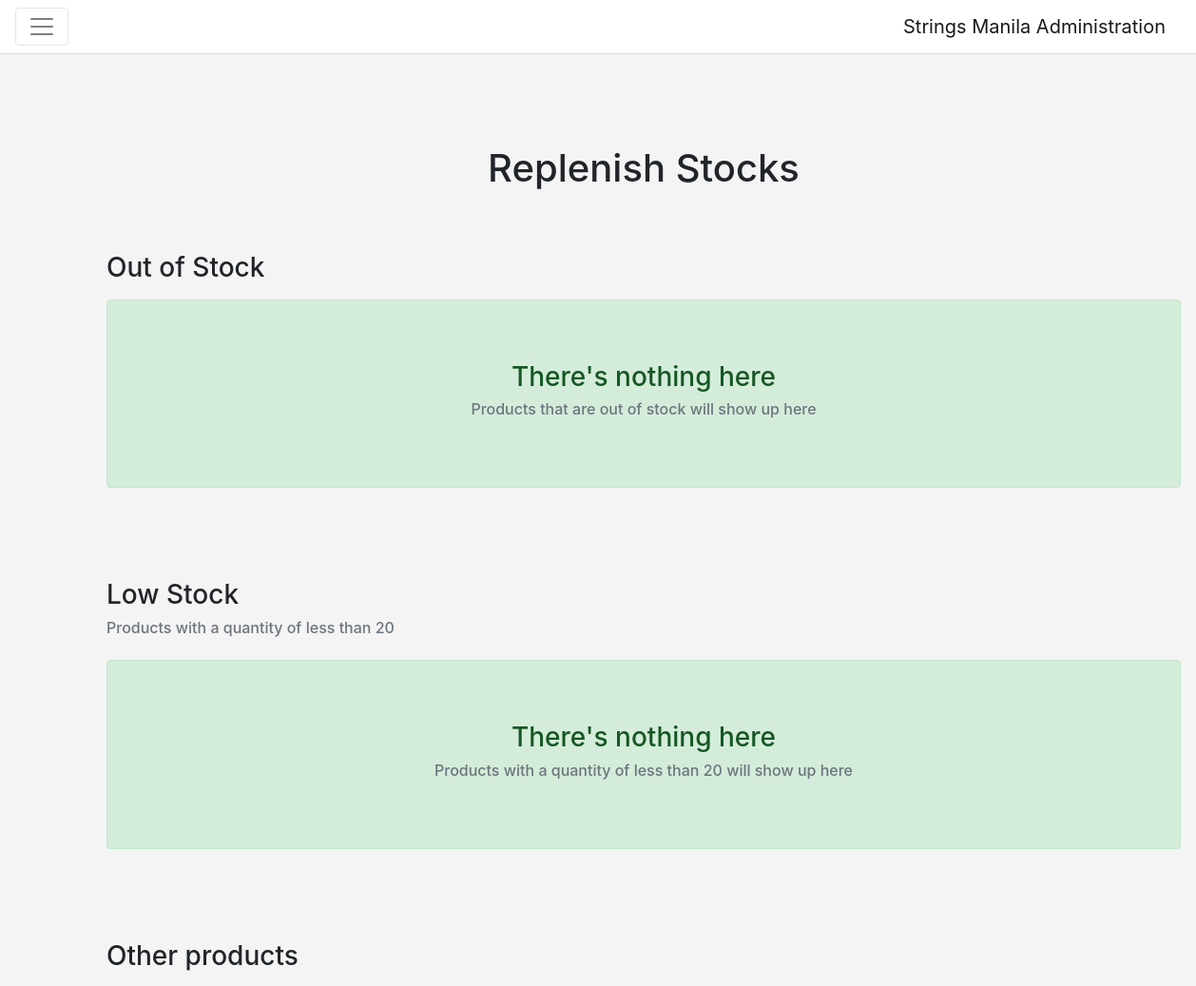
The app's page /entity-management/replenish/ (signed in, upper part), older data.
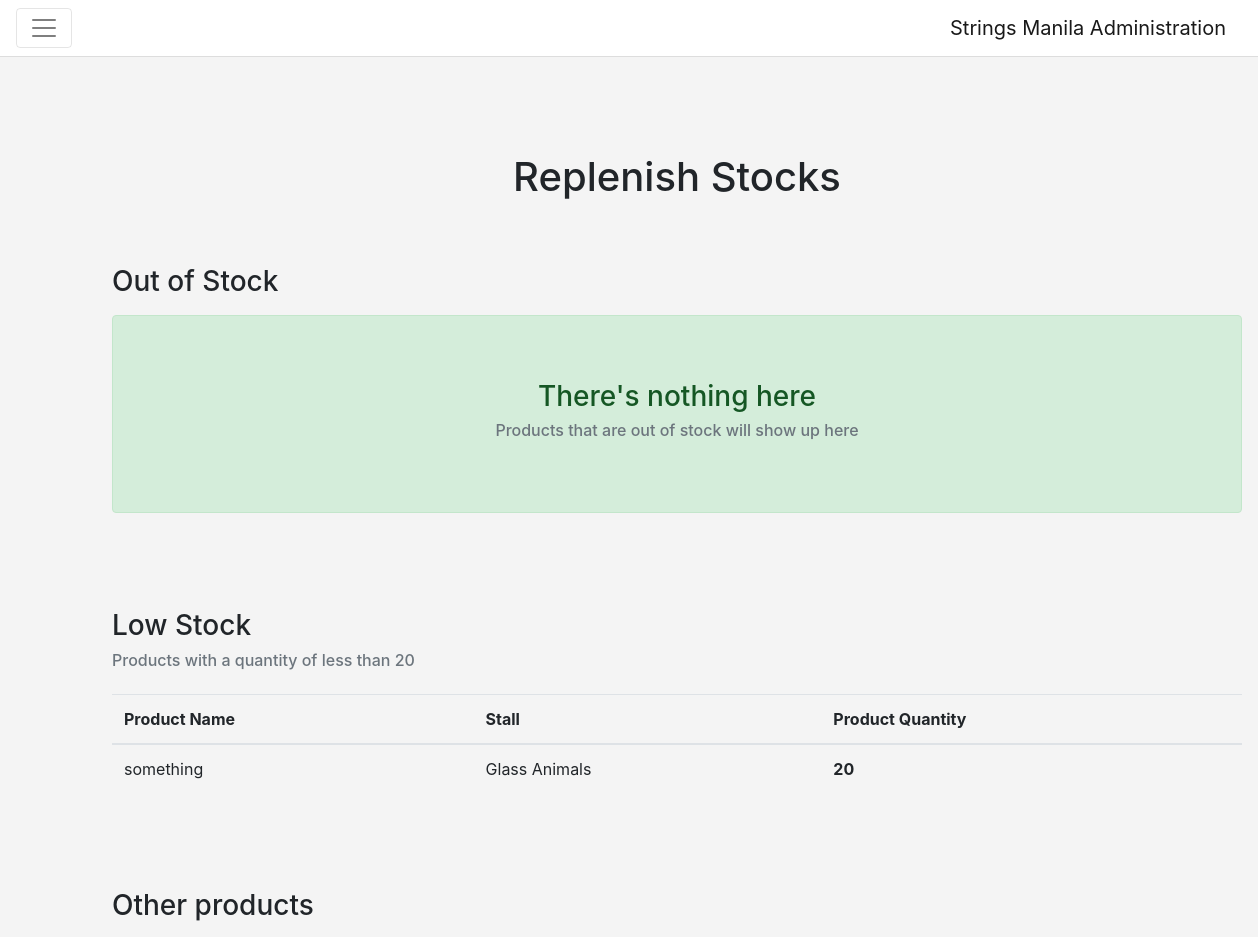
The same page, newer data.
### entity_management/models.py (models this page shows, shortened)
class Product(Model):
    name = CharField(max_length=64)
    description = CharField(max_length=256)
    photo = FileField(null=True, blank=True, default="/static/images/product.png")
    stall = ForeignKey(Stall, on_delete=CASCADE)
    quantity = PositiveIntegerField(default=0)
    is_active = BooleanField(default=True)

class Stall(Model):
    name = CharField(max_length=64)
    is_active = BooleanField(default=True)

### entity_management/views.py (the view)
class ReplenishView(View):
    @staticmethod
    @login_required
    @admin_required
    def get(request):
        context = make_context(request)
        out_of_stock = Product.objects.filter(quantity=0)
        low_stock = Product.objects.filter(quantity__range=(1, 20)).order_by("quantity")
        others = Product.objects.filter(quantity__gt=20).order_by("quantity")
        products = Product.objects.all()
        context.update({
            "out_of_stock": out_of_stock,
            "low_stock": low_stock,
            "others": others,
            "products": products
        })
        return render(request, 'replenish_stocks.html', context)

### entity_management/views.py (called while the page is built, shortened)
def make_context(request, active_stall=None, include_stalls_and_products=False):
    username = request.user.username
    context = {
        "username": username
    }
    return context

### templates/replenish_stocks.html (shortened to what this page needs)
<!DOCTYPE html>
<html lang="en">
<head>
    {% include 'bootstrap.html' %}
    {% load static %}
    <link rel="stylesheet" href="{% static '/css/replenish.css' %}">
</head>
<body class="bg-faded">
{% include 'entity_nav.html' %}
<div class="container-fluid p-5 ml-5 mr-5">
    <h1 class="text-center m-5">Replenish Stocks</h1>
    <div class="container-fluid mb-5 p-3">
        <h3 class="mb-3">Out of Stock</h3>
        {% if out_of_stock %}
            <table class="table table-hover">
                <thead>
                <tr>
                    <th>Product Name</th>
                    <th>Stall</th>
                    <th>Product Quantity</th>
                </tr>
                </thead>
                <tbody>
                {% for product in out_of_stock %}
                    <tr data-toggle="modal" data-target="#restock-{{ product.id }}">
                        <td>{{ product.name }}</td>
                        <td>{{ product.stall.name }}</td>
                        <td><b class="text-danger">OUT OF STOCK</b></td>
                    </tr>
                {% endfor %}
                </tbody>
            </table>
        {% else %}
            <div class="container-fluid alert alert-success p-5 text-center">
                <h3 class="mb-2 pt-3">There's nothing here</h3>
                <h6 class="text-muted pb-3">Products that are out of stock will show up here</h6>
            </div>
        {% endif %}
    </div>
    <div class="container-fluid mb-5 p-3">
        <h3>Low Stock</h3>
        <h6 class="text-muted mb-4">Products with a quantity of less than 20</h6>
        {% if low_stock %}
            <table class="table table-hover">
                <thead>
                <tr>
                    <th>Product Name</th>
                    <th>Stall</th>
                    <th>Product Quantity</th>
                </tr>
                </thead>
                <tbody>
                {% for product in low_stock %}
                    <tr data-toggle="modal" data-target="#restock-{{ product.id }}">
                        <td>{{ product.name }}</td>
                        <td>{{ product.stall.name }}</td>
                        <td><b>{{ product.quantity }}</b></td>
                    </tr>
                {% endfor %}
                </tbody>
            </table>
        {% else %}
            <div class="container-fluid alert alert-success p-5 text-center">
                <h3 class="mb-2 pt-3">There's nothing here</h3>
                <h6 class="text-muted pb-3">Products with a quantity of less than 20 will show up here</h6>
            </div>
        {% endif %}
    </div>
    <div class="container-fluid p-3">
        <h3 class="mb-3">Other products</h3>
    </div>
</div>
</body>
</html>

Row changes from the older to the newer data that the page shows:
added Product: name "something", stall.name "Glass Animals", quantity "20"
Text that changed along with them:
text no longer shown: "There's nothing here Products with a quantity of less than 20 will show up here"
text now shown: "Product Name Stall Product Quantity"
